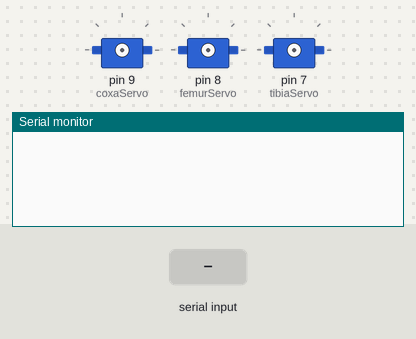
Bench run of a sketch on a simulated Arduino Uno, built with avr-gcc and run on an emulated ATmega328P. Parts: 3 × servo, the last lines printed to the serial monitor. The inputs (shaded band) are chosen by the test bench.

Above: at 1.2 s.
1.3 s: "90,45,200\n" received over Serial
At 2.3 s:
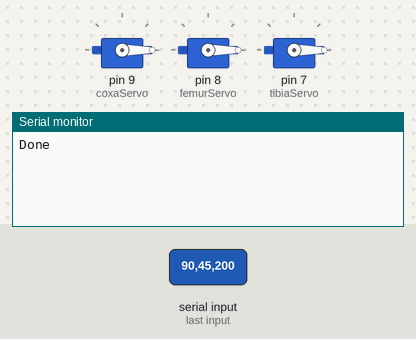
2.8 s: "90,45\n" received over Serial
At 3.4 s:
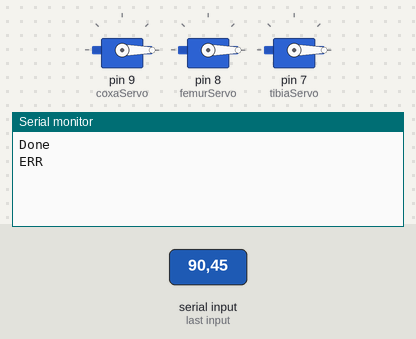

Measured:
- after the input at 1.3 s, the serial monitor: prints a new line at once (image 1)
- after the input at 2.8 s, the serial monitor: prints a new line at once (image 2)

The sketch:

SingleLegTest.ino
```cpp
#include <Servo.h>

Servo coxaServo;
Servo femurServo;
Servo tibiaServo;

bool hasAttached = false;

void setup() {
  // put your setup code here, to run once:
  Serial.begin(115200);

}

void loop() {
  // put your main code here, to run repeatedly:
  if (Serial.available() > 0) {
    String input = Serial.readStringUntil('\n');
    input.trim();

    char charBuf[50];
    input.toCharArray(charBuf, 50);

    // Split the string by commas
    char *token1 = strtok(charBuf, ",");
    char *token2 = strtok(NULL, ",");
    char *token3 = strtok(NULL, ",");

    // Check if all three tokens exist
    if (token1 != NULL && token2 != NULL && token3 != NULL) {
      int coxaPulse = atoi(token1);   // Convert first token to int
      int femurPulse = atof(token2);  // Convert second token to float
      int tibiaPulse = atoi(token3);   // Convert third token to int

      coxaServo.writeMicroseconds(coxaPulse);
      femurServo.writeMicroseconds(femurPulse);
      tibiaServo.writeMicroseconds(tibiaPulse);

      if (hasAttached == false) {
        coxaServo.attach(9, 500, 2500);
        femurServo.attach(8, 500, 2500);
        tibiaServo.attach(7, 500, 2500);
        hasAttached = true;
      }
      Serial.println("Done");
    } else {
    Serial.println("ERR");
    }
  }
}
```
